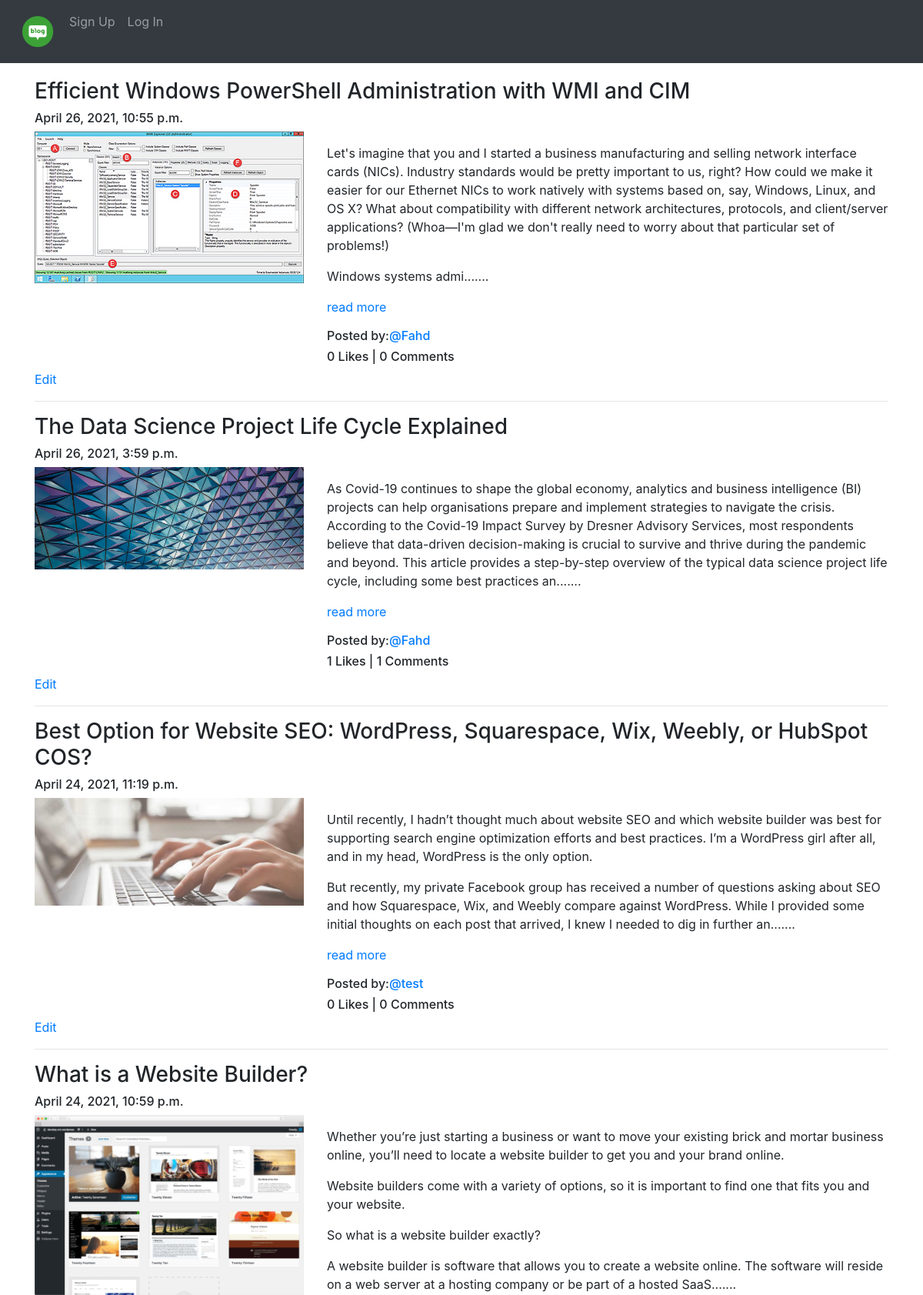
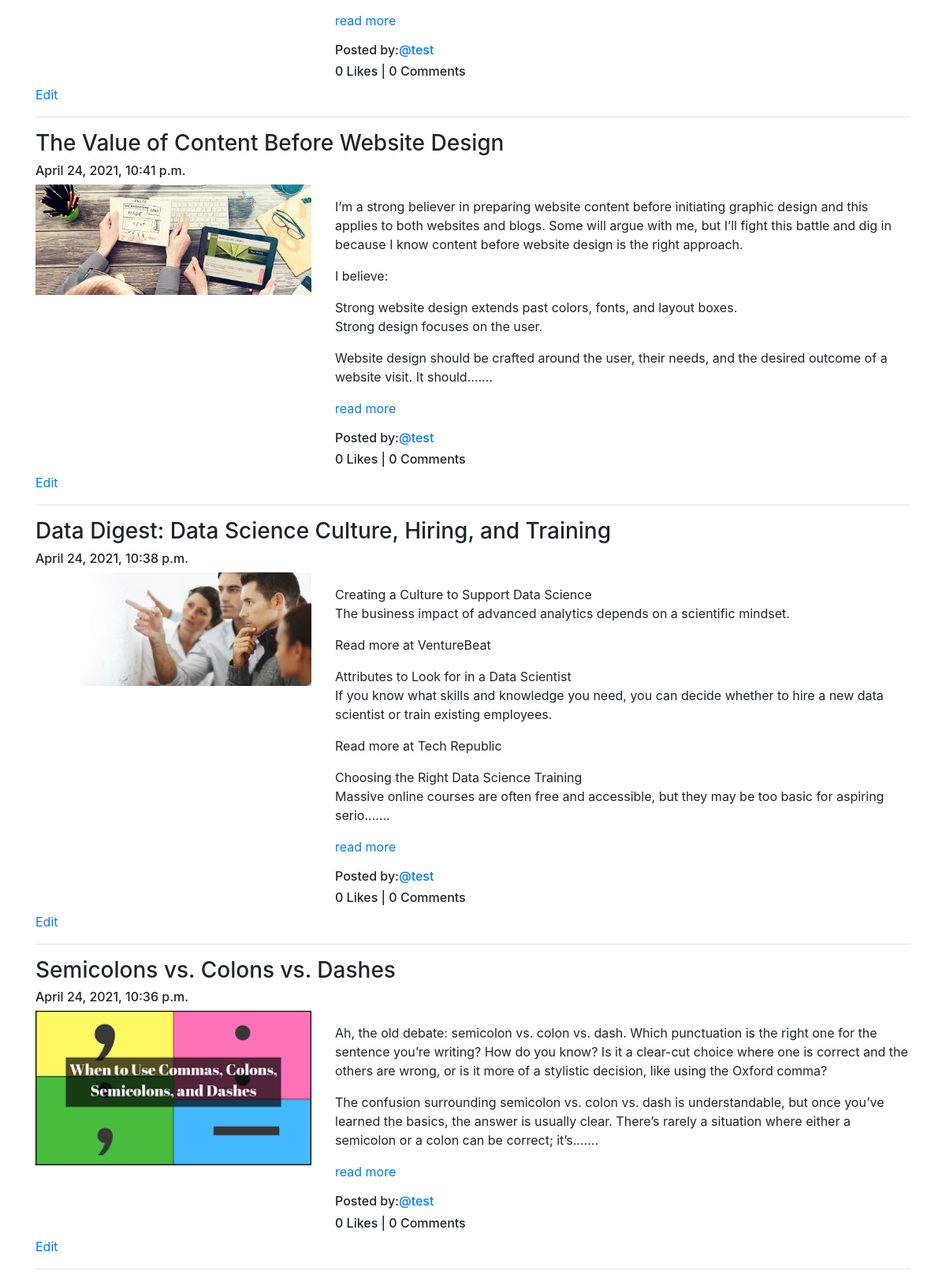
Screenshot of /blog/ with the database file from the repository (2 pictures, top to bottom).
### App_Blog/models.py (models this page shows, shortened)
class Blog(models.Model):
    author = models.ForeignKey(User, on_delete=models.CASCADE, related_name='post_author')
    blog_title = models.CharField(max_length=264, verbose_name='Put a title')
    slug = models.SlugField(max_length=264, unique=True)
    blog_content = models.TextField(verbose_name='What is on your mind?')
    blog_image = models.ImageField(upload_to='blog_images', verbose_name='Image')
    publish_date = models.DateTimeField(auto_now_add=True)
    update_date = models.DateTimeField(auto_now=True)
    class Meta:
        ordering = ('-publish_date',)

### App_Blog/views.py (the view)
# urls.py: path('', views.BlogList.as_view(), name='blog_list'),
class BlogList(ListView):
    context_object_name = 'blogs'
    model = Blog
    template_name = 'App_Blog/blog_list.html'

### App_Blog/templatetags/custom_filters.py (called while the page is built)
def range_filter(value):
    return value[0:500] + "......."

### templates/App_Blog/blog_list.html (shortened to what this page needs)
{% extends 'base.html' %}
{% load custom_filters %}
{% block body_block %}
{% for blog in blogs %}
<h3>{{ blog.blog_title }}</h3>
<h6>{{ blog.publish_date }}</h6>
<div class="row">
  <div class="col-sm-4">
    <img src="/media/{{blog.blog_image}}" alt="{{blog.blog_title}}" width="100%">
  </div>
  <div class="col-sm-8">
    <p>{{blog.blog_content|range_filter|linebreaks}}<a href="{% url 'App_Blog:blog_details' slug=blog.slug %}">read more</a></p>
    <h6>Posted by:<a href="">@{{blog.author}}</a></h6>
    <h6>{{blog.liked_blog.count}} Likes | {{blog.blog_comment.count}} Comments</h6>
  </div>
</div>
<a href="{% url 'App_Blog:edit_blog' pk=blog.pk %}">Edit</a>
<hr>
{% endfor %}
{% endblock %}

### rows the page displays
Blog: blog_title "Efficient Windows PowerShell Administration with WMI and CIM", publish_date "April 26, 2021, 10:55 p.m.", blog_image (picture), blog_content|range_filter "Let's imagine that you and I started a business manufacturing and selling network interface cards (NICs). Industry standards would be pretty important to us, right? How could we make it easier for our Ethernet NICs to work natively with systems based on, say, Windows, Linux, and OS X? What about compatibility with different network architectures, protocols, and client/server applications? (Whoa—I'm glad we don't really need to worry about that particular set of problems!) Windows systems admi.......", author "Fahd", liked_blog.count "0", blog_comment.count "0"
Blog: blog_title "The Data Science Project Life Cycle Explained", publish_date "April 26, 2021, 3:59 p.m.", blog_image (picture), blog_content|range_filter "As Covid-19 continues to shape the global economy, analytics and business intelligence (BI) projects can help organisations prepare and implement strategies to navigate the crisis. According to the Covid-19 Impact Survey by Dresner Advisory Services, most respondents believe that data-driven decision-making is crucial to survive and thrive during the pandemic and beyond. This article provides a step-by-step overview of the typical data science project life cycle, including some best practices an.......", author "Fahd", liked_blog.count "1", blog_comment.count "1"
Blog: blog_title "Best Option for Website SEO: WordPress, Squarespace, Wix, Weebly, or HubSpot COS?", publish_date "April 24, 2021, 11:19 p.m.", blog_image (picture), blog_content|range_filter "Until recently, I hadn’t thought much about website SEO and which website builder was best for supporting search engine optimization efforts and best practices. I’m a WordPress girl after all, and in my head, WordPress is the only option. But recently, my private Facebook group has received a number of questions asking about SEO and how Squarespace, Wix, and Weebly compare against WordPress. While I provided some initial thoughts on each post that arrived, I knew I needed to dig in further an.......", author "test", liked_blog.count "0", blog_comment.count "0"
Blog: blog_title "What is a Website Builder?", publish_date "April 24, 2021, 10:59 p.m.", blog_image (picture), blog_content|range_filter "Whether you’re just starting a business or want to move your existing brick and mortar business online, you’ll need to locate a website builder to get you and your brand online. Website builders come with a variety of options, so it is important to find one that fits you and your website. So what is a website builder exactly? A website builder is software that allows you to create a website online. The software will reside on a web server at a hosting company or be part of a hosted SaaS.......", author "test", liked_blog.count "0", blog_comment.count "0"
Blog: blog_title "The Value of Content Before Website Design", publish_date "April 24, 2021, 10:41 p.m.", blog_image (picture), blog_content|range_filter "I’m a strong believer in preparing website content before initiating graphic design and this applies to both websites and blogs. Some will argue with me, but I’ll fight this battle and dig in because I know content before website design is the right approach. I believe: Strong website design extends past colors, fonts, and layout boxes. Strong design focuses on the user. Website design should be crafted around the user, their needs, and the desired outcome of a website visit. It should.......", author "test", liked_blog.count "0", blog_comment.count "0"
Blog: blog_title "Data Digest: Data Science Culture, Hiring, and Training", publish_date "April 24, 2021, 10:38 p.m.", blog_image (picture), blog_content|range_filter "Creating a Culture to Support Data Science The business impact of advanced analytics depends on a scientific mindset. Read more at VentureBeat Attributes to Look for in a Data Scientist If you know what skills and knowledge you need, you can decide whether to hire a new data scientist or train existing employees. Read more at Tech Republic Choosing the Right Data Science Training Massive online courses are often free and accessible, but they may be too basic for aspiring serio.......", author "test", liked_blog.count "0", blog_comment.count "0"
Blog: blog_title "Semicolons vs. Colons vs. Dashes", publish_date "April 24, 2021, 10:36 p.m.", blog_image (picture), blog_content|range_filter "Ah, the old debate: semicolon vs. colon vs. dash. Which punctuation is the right one for the sentence you’re writing? How do you know? Is it a clear-cut choice where one is correct and the others are wrong, or is it more of a stylistic decision, like using the Oxford comma? The confusion surrounding semicolon vs. colon vs. dash is understandable, but once you’ve learned the basics, the answer is usually clear. There’s rarely a situation where either a semicolon or a colon can be correct; it’s.......", author "test", liked_blog.count "0", blog_comment.count "0"
